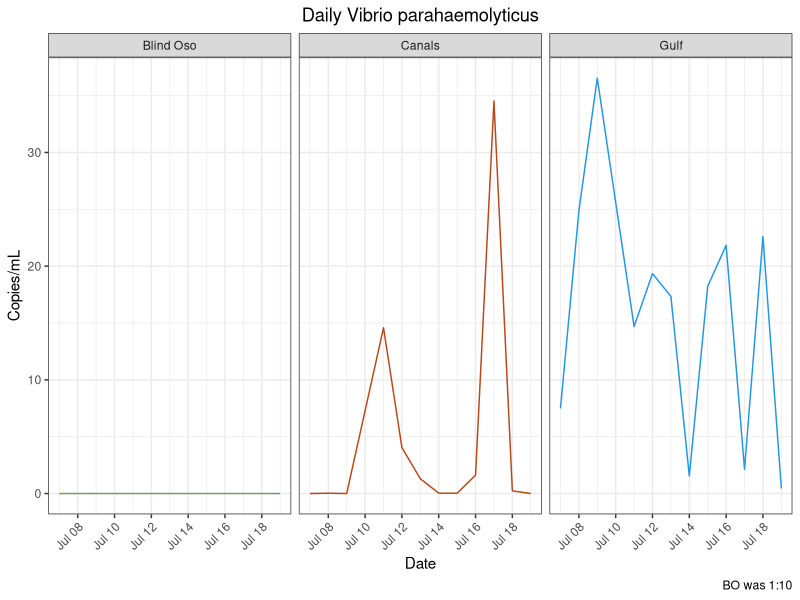
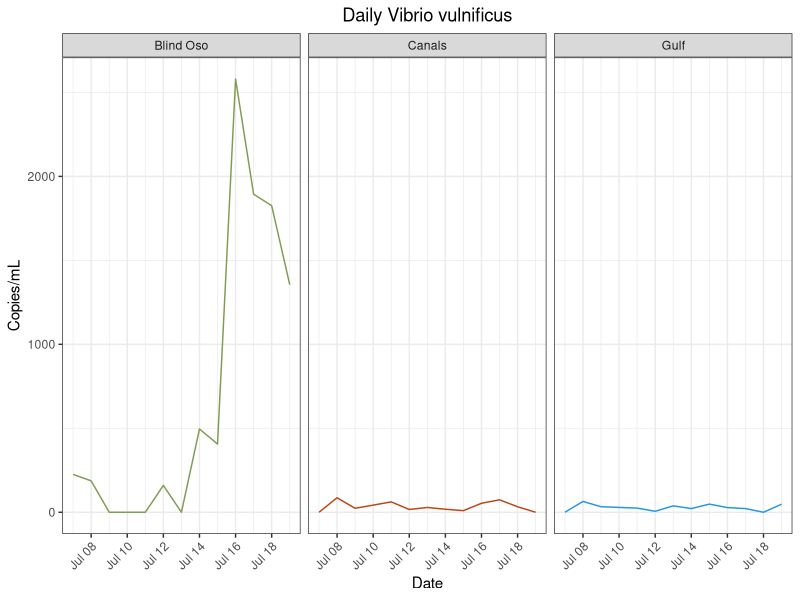
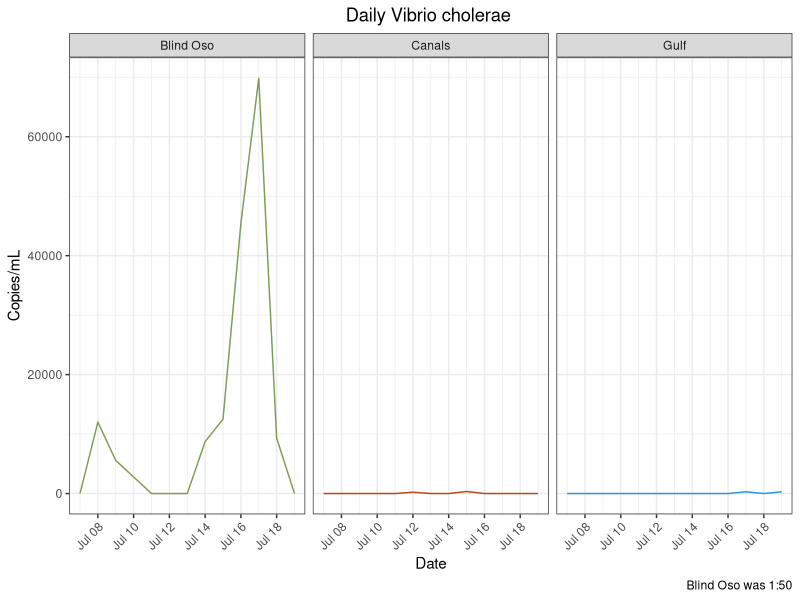
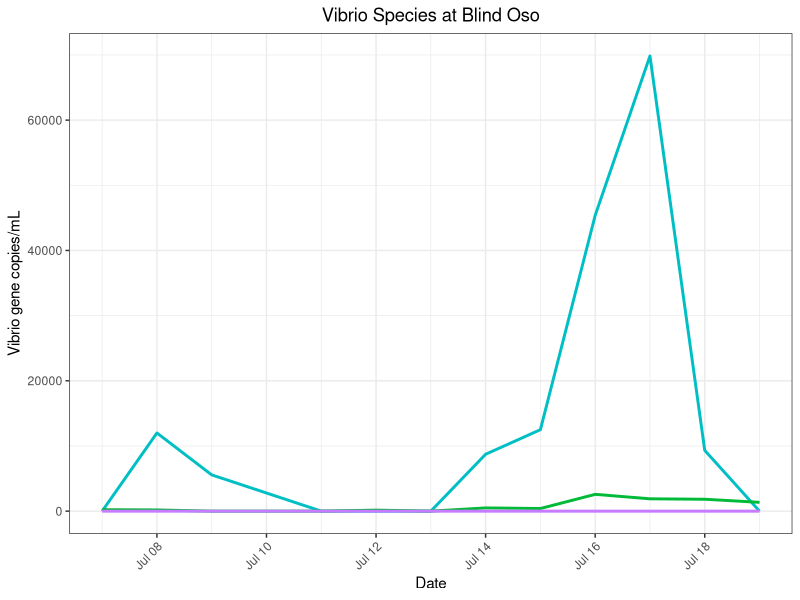
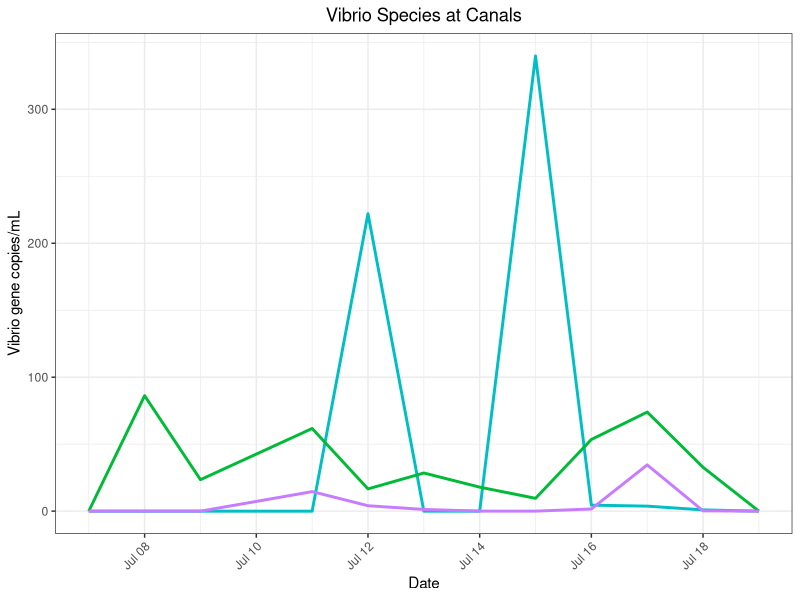
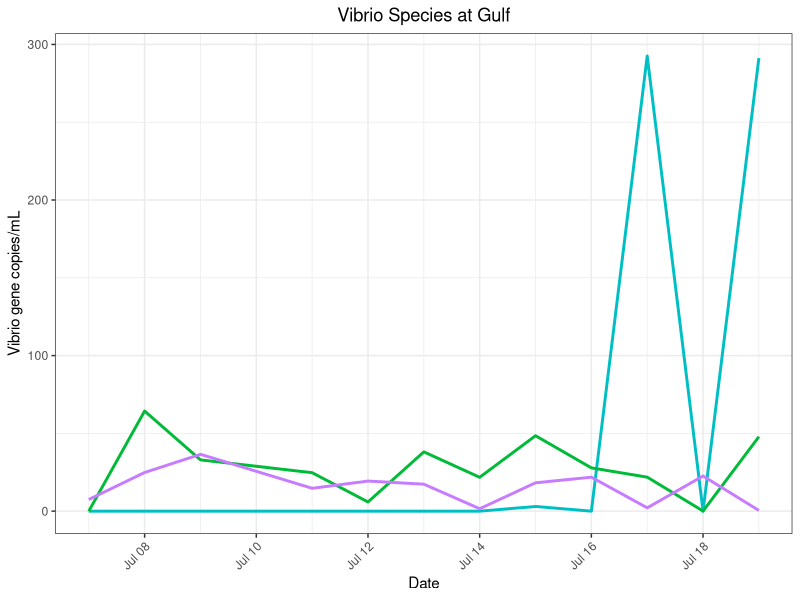
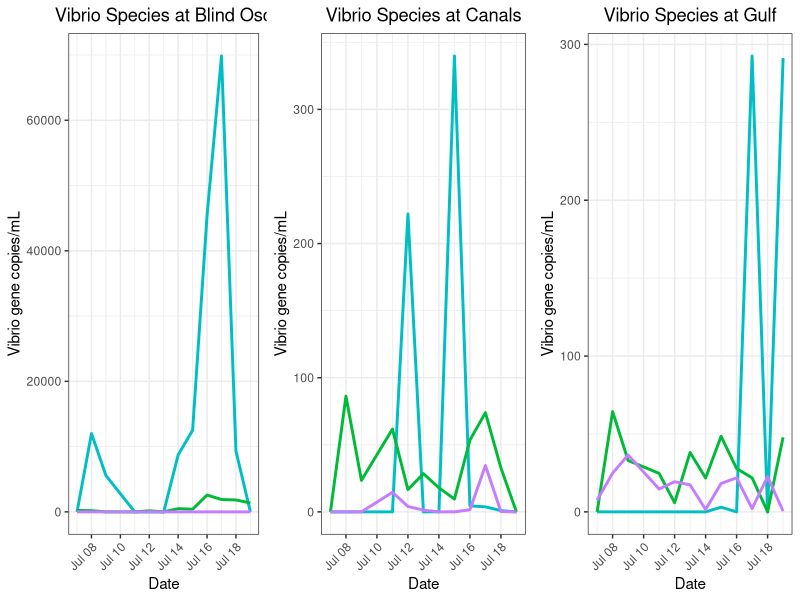
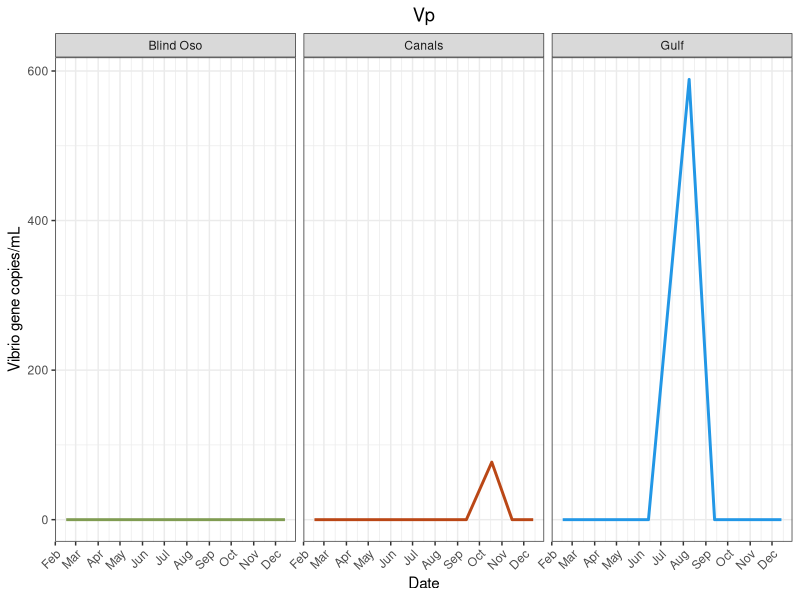

R code for these plots, in order:
## ---- chunk 1
library(here)
library(tidyverse)
library(lubridate)
library(ggpubr) #Stacking Plots
## ---- chunk 2
master<- read_csv(here("data", "processed_data","tx_master.csv"))
## ---- chunk 3
#png(file = here("results", "plots", "species_specific", "vp_daily.png"))
 master %>%
   filter(Type %in% "Daily") %>%
  ggplot() + geom_line(
    aes(x = date,
        y = Vp,
        color = site))+ 
  facet_wrap(~site)  +
  labs(x = "Date",
       y = "Copies/mL",
       title = "Daily Vibrio parahaemolyticus",
       caption = "BO was 1:10")+
  theme_bw()+
  theme(
    plot.title = element_text(hjust = 0.5),
    axis.text.x = element_text(hjust = 1, angle = 45),
    legend.position = "none")+
  scale_color_manual(values = c("Blind Oso" = "#809C52",
                                "Canals" = "#ba4716",
                                "Gulf" = "4c848c"))
# dev.off()

 ggsave(here("results", "plots", "vp_daily.png"))
## ---- chunk 4
#png(file = here("results", "plots", "species_specific", "vv_daily.png"))

 master %>%
   filter(Type %in% "Daily") %>%
  ggplot() + geom_line(
    aes(x = date,
        y = Vv,
        color = site))+ 
  facet_wrap(~site)  +
  labs(x = "Date",
       y = "Copies/mL",
       title = "Daily Vibrio vulnificus")+
  theme_bw()+
  theme(
    plot.title = element_text(hjust = 0.5),
    axis.text.x = element_text(hjust = 1, angle = 45),
    legend.position = "none")+ 
  scale_color_manual(values = c("Blind Oso" = "#809C52",
                                "Canals" = "#ba4716",
                                "Gulf" = "4c848c"))
#dev.off()

 ggsave(here("results", "plots", "vv_daily.png"))
## ---- chunk 5
 master %>%
   filter(Type %in% "Daily") %>%
  ggplot() + geom_line(
    aes(x = date,
        y = Vc,
        color = site))+ 
  facet_wrap(~site)  +
  labs(x = "Date",
       y = "Copies/mL",
       title = "Daily Vibrio cholerae ",
       caption = "Blind Oso was 1:50")+
  theme_bw()+
  theme(
    plot.title = element_text(hjust = 0.5),
    axis.text.x = element_text(hjust = 1, angle = 45),
    legend.position = "none")+ 
  scale_color_manual(values = c("Blind Oso" = "#809C52", #5 replicates
                                "Canals" = "#ba4716",#3
                                "Gulf" = "4c848c"))#3

 ggsave(here("results", "plots", "vc_daily.png"))
## ---- chunk 6
#png(file = here("results", "plots", "species_specific", "va_daily.png"))

#va %>%
 #filter(!site %in% "Blind Oso") %>%
  #ggplot() + geom_line(
  #  aes(x = date,
      #  y = copies_mL,
        #color = site))+ 
  #facet_wrap(~site)  +
 # labs(x = "Date",
      # title = "Daily Vibrio alginolyticus",
       #caption = "gyrB. Will Re-do with groEL")+
  #theme_bw()+
  #theme(
    #plot.title = element_text(hjust = 0.5),
    #axis.text.x = element_text(hjust = 1, angle = 45),
    #legend.position = "none")+ 
 # scale_color_manual(values = c("Blind Oso" = "#809C52",
                               # "Canals" = "#ba4716",
                                #"Gulf" = "4c848c"))
#dev.off()

 #ggsave(here("results", "plots", "va_daily.png"))
## ---- chunk 7
bo_spp<- 
  master %>%
  filter(Type %in% "Daily",
         site %in% "Blind Oso") %>%
  ggplot() +
  geom_line(
    aes(
      x = date,
      y = Vc),
      color = "#00BFC4",
    size = 1)+ 
  geom_line(
    aes(
      x = date,
      y = Vv),
      color = "#00BA38",
    size = 1)+ 
    geom_line(
    aes(
      x = date,
      y = Vp),
      color = "#C77CFF",
    size = 1)+ 
  theme_bw()+
     labs(title = "Vibrio Species at Blind Oso",
       x = "Date",
       y = "Vibrio gene copies/mL") +
  theme(axis.text.x = element_text(hjust = 1, angle = 45),
        plot.title = element_text(hjust = 0.5),
        legend.position = "none") 

bo_spp

#dev.off()
 ggsave(here("results", "plots", "bo_all_daily.png"))
## ---- chunk 8
c2_spp<-
  master %>%
  filter(Type %in% "Daily",
         site %in% "Canals") %>%
  ggplot() +
  geom_line(
    aes(
      x = date,
      y = Vc),
      color = "#00BFC4",
    size = 1)+ 
  geom_line(
    aes(
      x = date,
      y = Vv),
      color = "#00BA38",
    size = 1)+ 
    geom_line(
    aes(
      x = date,
      y = Vp),
      color = "#C77CFF",
    size = 1)+ 
  theme_bw()+
     labs(title = "Vibrio Species at Canals",
       x = "Date",
       y = "Vibrio gene copies/mL") +
  theme(axis.text.x = element_text(hjust = 1, angle = 45),
        plot.title = element_text(hjust = 0.5),
        legend.position = "none") 

c2_spp

 ggsave(here("results", "plots", "c2_all_daily.png"))
## ---- chunk 9
rd_spp<-
  master %>%
  filter(Type %in% "Daily",
         site %in% "Gulf") %>%
  ggplot() +
  geom_line(
    aes(
      x = date,
      y = Vc),
      color = "#00BFC4",
    size = 1)+ 
  geom_line(
    aes(
      x = date,
      y = Vv),
      color = "#00BA38",
    size = 1)+ 
    geom_line(
    aes(
      x = date,
      y = Vp),
      color = "#C77CFF",
    size = 1)+ 
  theme_bw()+
     labs(title = "Vibrio Species at Gulf",
       x = "Date",
       y = "Vibrio gene copies/mL") +
  theme(axis.text.x = element_text(hjust = 1, angle = 45),
        plot.title = element_text(hjust = 0.5),
        legend.position = "none") 

rd_spp

 ggsave(here("results", "plots", "rd_all_daily.png"))
## ---- chunk 10
all_spp<-
  ggarrange(bo_spp, c2_spp, rd_spp,
            nrow = 1,
            ncol = 3)
all_spp
## ---- chunk 11
#png(file = here("results", "plots", "species_specific", "vp_mon.png"))

  master %>%
  filter(Type %in% "Monthly") %>%
  ggplot() +
    geom_line(
    aes(
      x = date,
      y = Vp,
      color = site),
    size = 1)+ 
  theme_bw()+
     labs(title = "Vp",
       x = "Date",
       y = "Vibrio gene copies/mL") +
    facet_wrap(~site) +
  theme(axis.text.x = element_text(hjust = 1, angle = 45),
        plot.title = element_text(hjust = 0.5),
        legend.position = "none") +
  scale_color_manual(values = c("Blind Oso" = "#809C52",
                                "Canals" = "#ba4716",
                                "Gulf" = "4c848c"))+
  scale_x_date(date_breaks = "1 month", date_labels = "%b")

#dev.off()

 ggsave(here("results", "plots", "vp_monthly.png"))
## ---- chunk 12
#png(file = here("results", "plots", "species_specific", "vv_mon.png"))
  master %>%
  filter(Type %in% "Monthly") %>%
  ggplot() +
    geom_line(
    aes(
      x = date,
      y = Vv,
      color = site),
    size = 1)+ 
  theme_bw()+
     labs(title = "Vv",
       x = "Date",
       y = "Vibrio gene copies/mL") +
    facet_wrap(~site) +
  theme(axis.text.x = element_text(hjust = 1, angle = 45),
        plot.title = element_text(hjust = 0.5),
        legend.position = "none") +
  scale_color_manual(values = c("Blind Oso" = "#809C52",
                                "Canals" = "#ba4716",
                                "Gulf" = "4c848c"))+
  scale_x_date(date_breaks = "1 month", date_labels = "%b")
#dev.off()

  ggsave(here("results", "plots", "vv_monthly.png"))
## ---- chunk 13
#png(file = here("results", "plots", "species_specific", "vc_mon.png"))
  master %>%
  filter(Type %in% "Monthly") %>%
  ggplot() +
    geom_line(
    aes(
      x = date,
      y = Vc,
      color = site),
    size = 1)+ 
  theme_bw()+
     labs(title = "Vc",
       x = "Date",
       y = "Vibrio gene copies/mL") +
    facet_wrap(~site) +
  theme(axis.text.x = element_text(hjust = 1, angle = 45),
        plot.title = element_text(hjust = 0.5),
        legend.position = "none") +
  scale_color_manual(values = c("Blind Oso" = "#809C52",
                                "Canals" = "#ba4716",
                                "Gulf" = "4c848c"))+
  scale_x_date(date_breaks = "1 month", date_labels = "%b")
#dev.off()

 ggsave(here("results", "plots", "vc_monthly.png"))
 
## ---- chunk 14
bo_spp_monthly<-
  master %>%
  filter(Type %in% "Monthly",
         site %in% "Blind Oso") %>%
  ggplot() +
  geom_line(
    aes(
      x = date,
      y = Vc),
      color = "#00BFC4",
    size = 1)+ 
  geom_line(
    aes(
      x = date,
      y = Vv),
      color = "#00BA38",
    size = 1)+ 
    geom_line(
    aes(
      x = date,
      y = Vp),
      color = "#C77CFF",
    size = 1)+ 
  theme_bw()+
     labs(title = "Vibrio Species at Blind Oso",
       x = "Date",
       y = "Vibrio gene copies/mL") +
  theme(axis.text.x = element_text(hjust = 1, angle = 45),
        plot.title = element_text(hjust = 0.5),
        legend.position = "none") 

bo_spp_monthly

#dev.off()
 ggsave(here("results", "plots", "bo_all_monthly.png"))
## ---- chunk 15
c2_spp_monthly<-
  master %>%
  filter(Type %in% "Monthly",
         site %in% "Canals") %>%
  ggplot() +
  geom_line(
    aes(
      x = date,
      y = Vc),
      color = "#00BFC4",
    size = 1)+ 
  geom_line(
    aes(
      x = date,
      y = Vv),
      color = "#00BA38",
    size = 1)+ 
    geom_line(
    aes(
      x = date,
      y = Vp),
      color = "#C77CFF",
    size = 1)+ 
  theme_bw()+
     labs(title = "Vibrio Species at Canals",
       x = "Date",
       y = "Vibrio gene copies/mL") +
  theme(axis.text.x = element_text(hjust = 1, angle = 45),
        plot.title = element_text(hjust = 0.5),
        legend.position = "none") 

c2_spp_monthly

#dev.off()
 ggsave(here("results", "plots", "c2_all_monthly.png"))
## ---- chunk 16
rd_spp_monthly<- 
  master %>%
  filter(Type %in% "Monthly",
         site %in% "Gulf") %>%
  ggplot() +
  geom_line(
    aes(
      x = date,
      y = Vc),
      color = "#00BFC4",
    size = 1)+ 
  geom_line(
    aes(
      x = date,
      y = Vv),
      color = "#00BA38",
    size = 1)+ 
    geom_line(
    aes(
      x = date,
      y = Vp),
      color = "#C77CFF",
    size = 1)+ 
  theme_bw()+
     labs(title = "Vibrio Species at Gulf",
       x = "Date",
       y = "Vibrio gene copies/mL") +
  theme(axis.text.x = element_text(hjust = 1, angle = 45),
        plot.title = element_text(hjust = 0.5),
        legend.position = "none") 

rd_spp_monthly

#dev.off()
 ggsave(here("results", "plots", "rd_all_monthly.png"))
